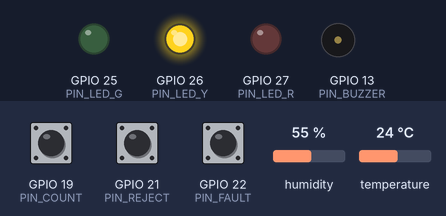
A sketch run on a simulated ESP32. Parts: output pins drawn as LEDs (lit = HIGH), buzzer (waves = sounding). The inputs (shaded band) are chosen by the test bench; at power-on: GPIO 22 (PIN_FAULT) HIGH, GPIO 19 (PIN_COUNT) HIGH, GPIO 21 (PIN_REJECT) HIGH, humidity 55 %, temperature 24 °C. WiFi joins after 1.5 s; servers stay silent unless stated; uploads are accepted with an empty reply; random numbers use the default seed unless the sketch sets one; what the sketch prints to the serial monitor is not drawn.

Above: at 1.2 s.
1.3 s: GPIO 22 (PIN_FAULT) pulled LOW for 0.15 s
At 1.88 s:
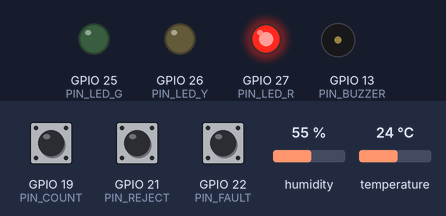
4.8 s: GPIO 22 (PIN_FAULT) pulled LOW for 1 s
At 5.9 s:
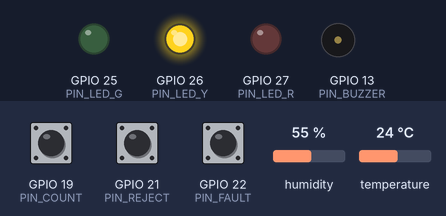
7.3 s: GPIO 19 (PIN_COUNT) pulled LOW for 0.15 s
At 8.1 s:
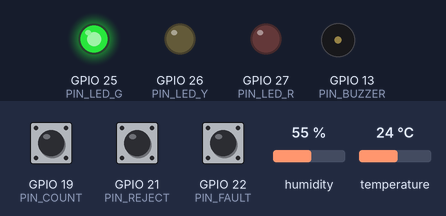
8.9 s: GPIO 22 (PIN_FAULT) pulled LOW for 3.2 s
At 9.12 s:
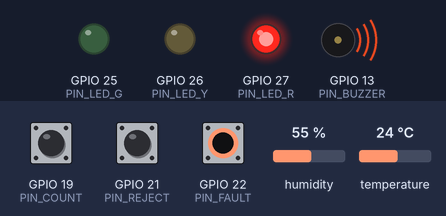
Timing chart, 0 to 14.6 s (numbered marks = the images above; inputs shaded):
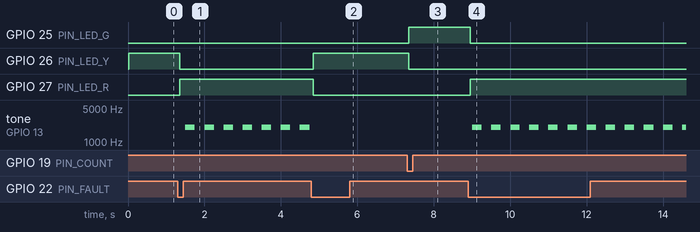

The sketch:

sketch.ino
```cpp
#include <WiFi.h>
#include <HTTPClient.h>
#include <WiFiClientSecure.h>
#include <DHTesp.h>
#include <atomic>

// ====================== KONFIGURASI ======================
#define MACHINE_ID   "MC-01"
#define DEVICE_KEY   "dev-key-mc01"
#define SERVER_URL   "https://GANTI-DENGAN-URL-TUNNEL-ANDA/api/ingest"
#define WIFI_SSID    "Wokwi-GUEST"
#define WIFI_PASS    ""
#define WIFI_CHANNEL 6

// Pin (boleh diganti, tulis di README)
const uint8_t PIN_COUNT  = 19;
const uint8_t PIN_REJECT = 21;
const uint8_t PIN_FAULT  = 22;
const uint8_t PIN_DHT    = 4;
const uint8_t PIN_LED_G  = 25;
const uint8_t PIN_LED_Y  = 26;
const uint8_t PIN_LED_R  = 27;
const uint8_t PIN_BUZZER = 13;

// Parameter
const uint32_t DEBOUNCE_MS        = 50;
const uint32_t RUNNING_WINDOW_MS  = 15000;  // RUNNING jika ada hitungan dalam 15 detik terakhir
const uint32_t TEMP_PERIOD_MS     = 2000;   // baca suhu tiap 2 detik
const uint32_t SEND_PERIOD_MS     = 10000;  // kirim berkala tiap 10 detik
const uint32_t RETRY_MS           = 3000;   // jeda kirim ulang jika gagal
const uint32_t WIFI_RETRY_MS      = 10000;  // jeda mencoba sambung ulang WiFi
const uint32_t BEEP_HALF_PERIOD   = 250;    // buzzer DOWN: 250 ms bunyi, 250 ms diam
const float    OVERHEAT_ON_C      = 70.0;   // >= 70 -> DOWN (OVERHEAT)
const float    OVERHEAT_OFF_C     = 65.0;   // baru selesai jika < 65 (hysteresis)

// ====================== TIPE & STATE ======================
enum State  { ST_IDLE, ST_RUNNING, ST_DOWN };
enum Reason { RS_NONE, RS_FAULT_BUTTON, RS_OVERHEAT };

struct Button {
  uint8_t  pin;
  bool     stable;      // level stabil terakhir (HIGH = tidak ditekan, pakai INPUT_PULLUP)
  bool     lastRead;
  uint32_t changedAt;
};
Button btnCount  = {PIN_COUNT,  HIGH, HIGH, 0};
Button btnReject = {PIN_REJECT, HIGH, HIGH, 0};
Button btnFault  = {PIN_FAULT,  HIGH, HIGH, 0};

DHTesp dht;

char     bootId[9];                 // 8 karakter hex acak, baru tiap menyala
uint32_t seqCounter = 0;

uint32_t pendingOutput = 0;         // jumlah sejak pesan sebelumnya
uint32_t pendingReject = 0;
uint32_t lastCountMs   = 0;
bool     hasCounted    = false;

bool     faultActive   = false;
bool     overheat      = false;     // latch dengan hysteresis
bool     tempValid     = false;
float    lastTemp      = 0;

State    curState      = ST_IDLE;
Reason   curReason     = RS_NONE;
bool     stateChanged  = true;      // true -> kirim pesan pertama segera setelah menyala
uint32_t lastTempMs    = 0;
uint32_t lastBuildMs   = 0;

// Kotak keluar (outbox) satu slot, dibagi antara loop() (core 1) dan task jaringan (core 0)
char              outJson[220];
std::atomic<bool> outFull{false};

// ====================== UTIL ======================
const char* stateName(State s) {
  return s == ST_RUNNING ? "RUNNING" : (s == ST_DOWN ? "DOWN" : "IDLE");
}
const char* reasonJson(Reason r) {
  return r == RS_FAULT_BUTTON ? "\"FAULT_BUTTON\"" : (r == RS_OVERHEAT ? "\"OVERHEAT\"" : "null");
}

// true tepat sekali saat tombol DITEKAN (HIGH -> LOW) setelah stabil >= DEBOUNCE_MS
bool buttonPressed(Button &b) {
  bool r = digitalRead(b.pin);
  uint32_t now = millis();
  if (r != b.lastRead) { b.lastRead = r; b.changedAt = now; }
  if ((now - b.changedAt) >= DEBOUNCE_MS && r != b.stable) {
    b.stable = r;
    if (r == LOW) return true;
  }
  return false;
}

// ====================== LOGIKA STATUS ======================
void evaluateState() {
  State  s;
  Reason r = RS_NONE;
  if (faultActive)                                            { s = ST_DOWN; r = RS_FAULT_BUTTON; }
  else if (overheat)                                          { s = ST_DOWN; r = RS_OVERHEAT; }
  else if (hasCounted && (millis() - lastCountMs) <= RUNNING_WINDOW_MS) { s = ST_RUNNING; }
  else                                                        { s = ST_IDLE; }

  if (s != curState || r != curReason) {
    curState = s; curReason = r; stateChanged = true;
    Serial.printf("[STATE] %s%s\n", stateName(s), r == RS_FAULT_BUTTON ? " (FAULT_BUTTON)" : r == RS_OVERHEAT ? " (OVERHEAT)" : "");
  }
}

void readTemperature() {
  TempAndHumidity d = dht.getTempAndHumidity();
  if (dht.getStatus() != DHTesp::ERROR_NONE || isnan(d.temperature)) {
    tempValid = false;              // sensor gagal -> temperature_c = null, BUKAN overheat
    Serial.println("[DHT] gagal baca");
    return;                         // latch overheat dibiarkan apa adanya sampai ada bacaan valid
  }
  tempValid = true;
  lastTemp  = d.temperature;
  if (lastTemp >= OVERHEAT_ON_C)       overheat = true;
  else if (lastTemp < OVERHEAT_OFF_C)  overheat = false;   // 65..69.9 -> tetap seperti sebelumnya
}

// ====================== OUTPUT (LED & BUZZER) ======================
void updateOutputs() {
  digitalWrite(PIN_LED_G, curState == ST_RUNNING);
  digitalWrite(PIN_LED_Y, curState == ST_IDLE);
  digitalWrite(PIN_LED_R, curState == ST_DOWN);

  static bool beeping = false;
  if (curState == ST_DOWN) {
    bool on = ((millis() / BEEP_HALF_PERIOD) % 2) == 0;     // putus-putus tanpa delay()
    if (on && !beeping)      { tone(PIN_BUZZER, 2000); beeping = true; }
    else if (!on && beeping) { noTone(PIN_BUZZER);     beeping = false; }
  } else if (beeping) {
    noTone(PIN_BUZZER); beeping = false;
  }
}

// ====================== PESAN ======================
// Dibuat sekali, lalu dikirim ulang apa adanya (seq & delta sama) sampai server menjawab.
void buildMessage() {
  seqCounter++;
  char temp[12];
  if (tempValid) snprintf(temp, sizeof(temp), "%.1f", lastTemp); else strcpy(temp, "null");

  snprintf(outJson, sizeof(outJson),
           "{\"machine_id\":\"%s\",\"boot_id\":\"%s\",\"seq\":%lu,\"state\":\"%s\",\"reason\":%s,"
           "\"output_delta\":%lu,\"reject_delta\":%lu,\"temperature_c\":%s}",
           MACHINE_ID, bootId, (unsigned long)seqCounter, stateName(curState), reasonJson(curReason),
           (unsigned long)pendingOutput, (unsigned long)pendingReject, temp);

  pendingOutput = 0;
  pendingReject = 0;
  stateChanged  = false;
  lastBuildMs   = millis();
  outFull.store(true, std::memory_order_release);   // serahkan ke task jaringan
  Serial.printf("[MSG] %s\n", outJson);
}

// ====================== JARINGAN (task di core 0) ======================
void ensureWifi() {
  static uint32_t lastAttempt = 0;
  if (WiFi.status() == WL_CONNECTED) return;
  if (lastAttempt != 0 && (millis() - lastAttempt) < WIFI_RETRY_MS) return;
  lastAttempt = millis();
  Serial.println("[WiFi] menyambung / menyambung ulang...");
  WiFi.disconnect();
  WiFi.begin(WIFI_SSID, WIFI_PASS, WIFI_CHANNEL);
}

int postJson(const char* body) {
  HTTPClient http;
  WiFiClientSecure secure;
  WiFiClient plain;
  bool ok;
  if (strncmp(SERVER_URL, "https", 5) == 0) {
    secure.setInsecure();           // prototype saja; untuk produksi pasang sertifikat CA
    ok = http.begin(secure, SERVER_URL);
  } else {
    ok = http.begin(plain, SERVER_URL);
  }
  if (!ok) return -1;
  http.setConnectTimeout(4000);
  http.setTimeout(4000);
  http.addHeader("Content-Type", "application/json");
  http.addHeader("X-Device-Key", DEVICE_KEY);
  int code = http.POST((uint8_t*)body, strlen(body));
  http.end();
  return code;
}

void netTask(void*) {
  uint32_t nextTry = 0;
  for (;;) {
    ensureWifi();
    if (outFull.load(std::memory_order_acquire) && WiFi.status() == WL_CONNECTED
        && (int32_t)(millis() - nextTry) >= 0) {
      int code = postJson(outJson);
      Serial.printf("[HTTP] %d\n", code);
      if ((code >= 200 && code < 300) || code == 400) {
        // 2xx: tersimpan (atau duplikat). 400: payload ditolak permanen, jangan diulang selamanya.
        outFull.store(false, std::memory_order_release);
      } else {
        nextTry = millis() + RETRY_MS;     // putus/timeout/401/5xx -> ulangi pesan yang sama
      }
    }
    vTaskDelay(pdMS_TO_TICKS(50));
  }
}

// ====================== SETUP & LOOP ======================
void setup() {
  Serial.begin(115200);
  Serial.printf("\n[BOOT] reset reason = %d\n", (int)esp_reset_reason());   // 1=power-on, 4=panic, 15=brownout

  pinMode(PIN_COUNT,  INPUT_PULLUP);
  pinMode(PIN_REJECT, INPUT_PULLUP);
  pinMode(PIN_FAULT,  INPUT_PULLUP);
  pinMode(PIN_LED_G, OUTPUT);
  pinMode(PIN_LED_Y, OUTPUT);
  pinMode(PIN_LED_R, OUTPUT);
  pinMode(PIN_BUZZER, OUTPUT);

  snprintf(bootId, sizeof(bootId), "%08x", (unsigned)esp_random());
  Serial.printf("[BOOT] machine=%s boot_id=%s\n", MACHINE_ID, bootId);

  dht.setup(PIN_DHT, DHTesp::DHT22);

  WiFi.mode(WIFI_STA);
  WiFi.setAutoReconnect(true);
  WiFi.persistent(false);

  // setup() tidak menunggu WiFi; sambung & kirim ditangani task jaringan
  // Pin ke core 1: POST HTTPS memblokir task, core 0 harus tetap melayani IDLE (cegah task watchdog reset)
  xTaskCreatePinnedToCore(netTask, "net", 8192, nullptr, 1, nullptr, 1);

  lastTempMs = millis() - TEMP_PERIOD_MS;   // baca suhu segera
}

void loop() {
  uint32_t now = millis();

  if (buttonPressed(btnCount))  { pendingOutput++; lastCountMs = now; hasCounted = true; }
  if (buttonPressed(btnReject)) { pendingReject++; }
  if (buttonPressed(btnFault))  { faultActive = !faultActive; }   // tekan = aktif, tekan lagi = selesai

  if ((now - lastTempMs) >= TEMP_PERIOD_MS) { lastTempMs = now; readTemperature(); }

  evaluateState();
  updateOutputs();

  // Susun pesan baru hanya jika slot kosong (pesan sebelumnya sudah terkonfirmasi server).
  if (!outFull.load(std::memory_order_acquire)
      && (stateChanged || (now - lastBuildMs) >= SEND_PERIOD_MS)) {
    buildMessage();
  }
}
```

Measured:
- after the input at 1.3 s, GPIO 26 (PIN_LED_Y): HIGH → LOW after 0.05 s; GPIO 27 (PIN_LED_R): LOW → HIGH after 0.05 s; tone on GPIO 13 (PIN_BUZZER): alternates 2000 Hz for 0.25 s and silent for 0.25 s, starting after 0.20 s
- after the input at 4.8 s, GPIO 26 (PIN_LED_Y): LOW → HIGH after 0.05 s; GPIO 27 (PIN_LED_R): HIGH → LOW after 0.05 s
- after the input at 7.3 s, GPIO 25 (PIN_LED_G): LOW → HIGH after 0.05 s; GPIO 26 (PIN_LED_Y): HIGH → LOW after 0.05 s
- after the input at 8.9 s, GPIO 25 (PIN_LED_G): HIGH → LOW after 0.05 s; GPIO 27 (PIN_LED_R): LOW → HIGH after 0.05 s; tone on GPIO 13 (PIN_BUZZER): alternates 2000 Hz for 0.25 s and silent for 0.25 s, starting after 0.10 s
